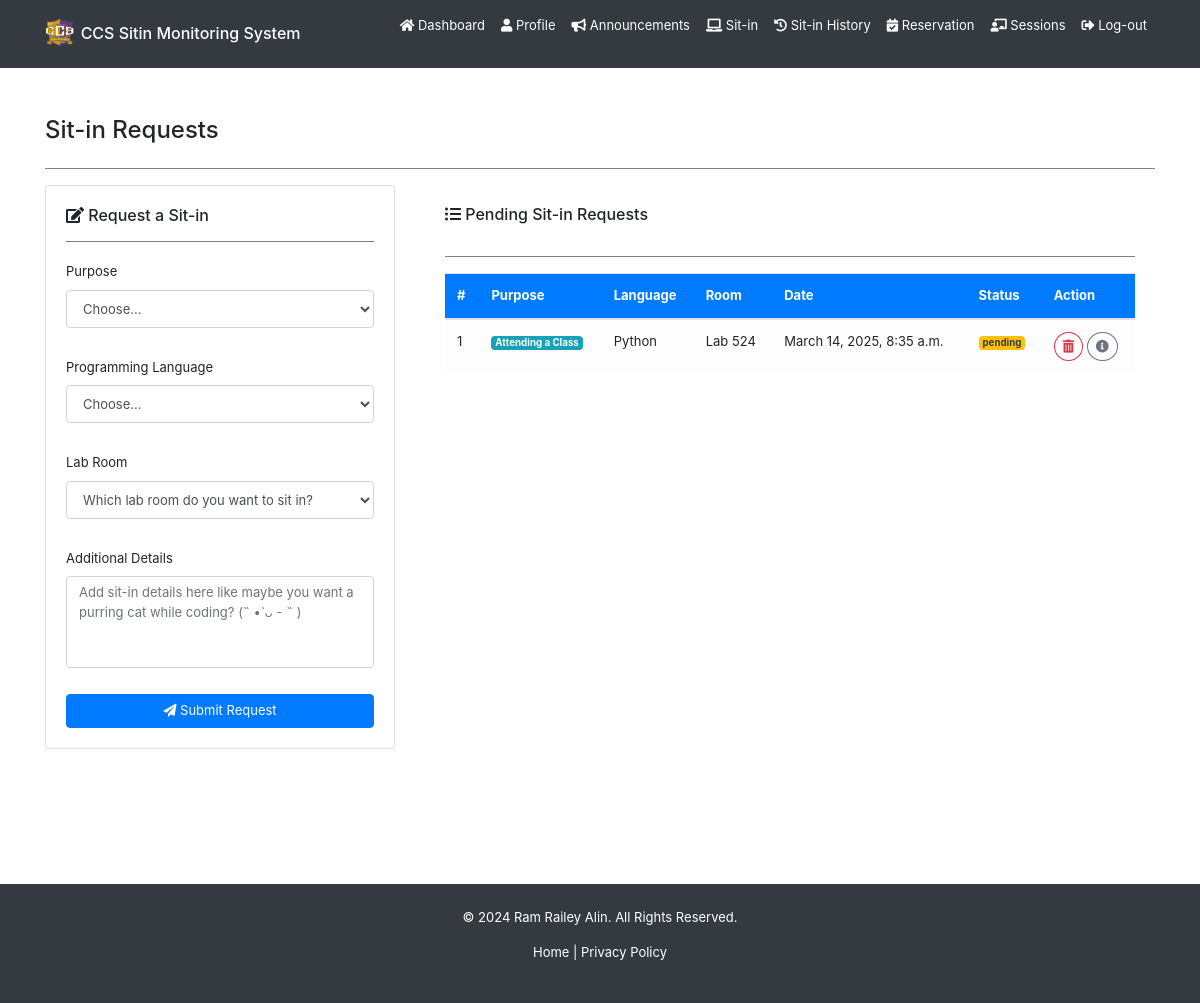
Before: /sitin/ (signed in) with the older database file.
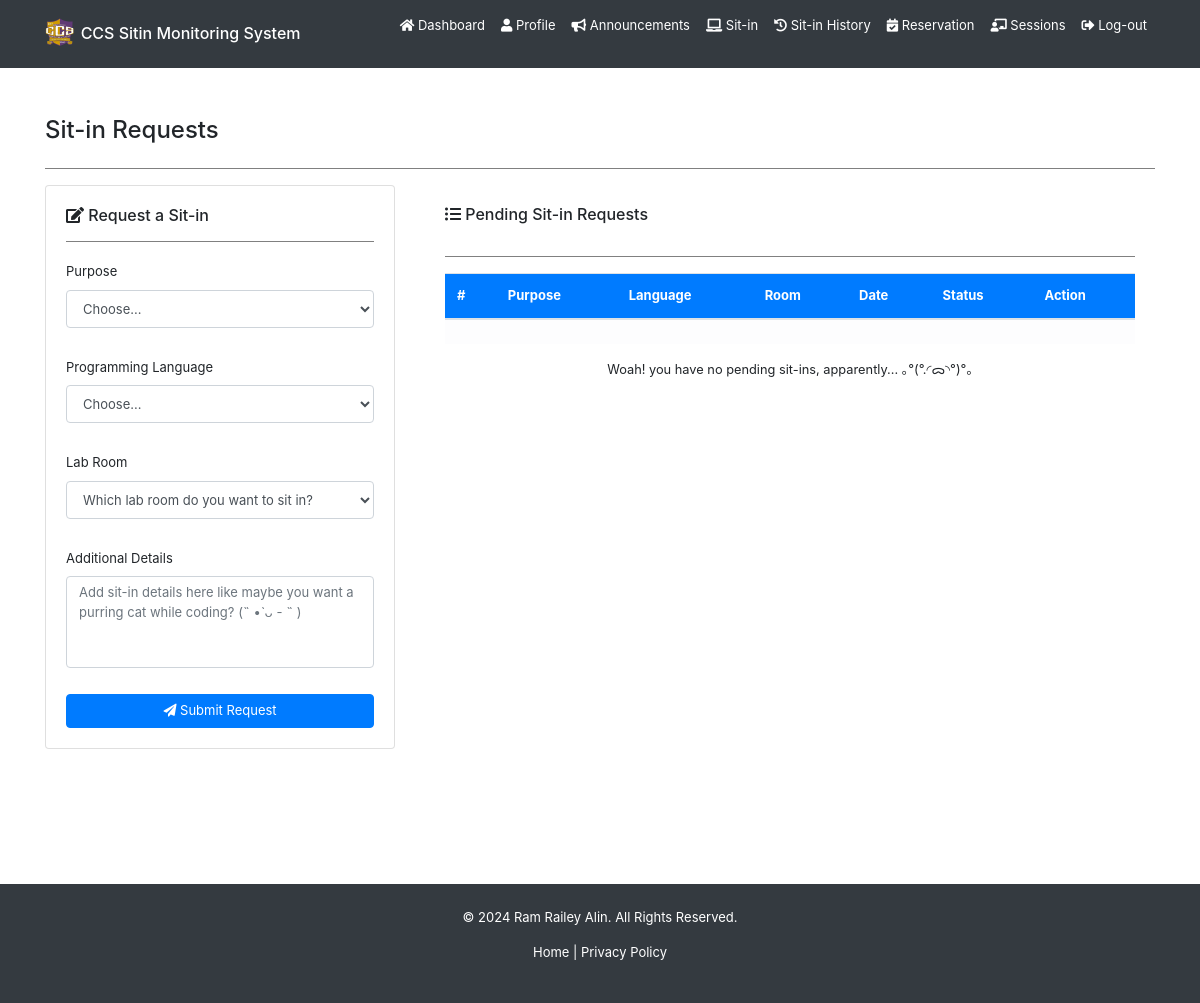
After: the same page with the newer database file.
### backend/models.py (models this page shows, shortened)
class Sitin(models.Model):
    purpose = models.CharField(max_length=255, choices=SITIN_PURPOSE_CHOICES, blank=True, null=True)
    programming_language = models.CharField(max_length=255, choices=PROGRAMMING_LANGUAGE_CHOICES, blank=True, null=True)
    lab_room = models.CharField(max_length=50, choices=LAB_ROOM_CHOICES, blank=True, null=True)
    sitin_details = models.TextField(blank=True, null=True)
    status = models.CharField(max_length=50, choices=SITIN_STATUS_CHOICES, blank=True, null=True) # pending, approved, denied
    date = models.DateTimeField(auto_now_add=True)
    sitin_date = models.DateTimeField(null=True, blank=True)
    logout_date = models.DateTimeField(null=True, blank=True)
    user = models.ForeignKey(User, on_delete=models.CASCADE)

### backend/views.py (the view, shortened to what this page needs)
# urls.py: path('sitin/', views.SitinHybridView.as_view(), name='user-sitin'),
class SitinHybridView(APIView):
    permission_classes = [IsAuthenticated]
    renderer_classes = [TemplateHTMLRenderer, JSONRenderer]
    template_name = 'backend/pages/sitin.html'
    def get(self, request, *args, **kwargs):
        sitins = Sitin.objects.filter(user=request.user, status="pending").order_by('-date')
        context = {
            'purpose_choices': SITIN_PURPOSE_CHOICES,
            'language_choices': PROGRAMMING_LANGUAGE_CHOICES,
            'room_choices': LAB_ROOM_CHOICES,
            'sitins': sitins
        }
        if request.accepted_renderer.format == 'html':
            return Response(context, template_name=self.template_name)
        serializer = SitinSerializer(sitins, many=True)
        print(serializer.data)
        return Response(serializer.data)

### backend/templates/backend/pages/sitin.html (shortened to what the changed rows need)
{% extends 'backend/base.html' %}
{% block content %}
<div class="container mt-5">
    <div id="sitin-body" class="row">
        <div class="col-lg-8 col-md-12 mb-4">
            <div class="card shadow-lg border-0">
                <div class="card-body">
                    <div class="table-responsive d-flex flex-column">
                        <table class="table table-hover align-middle">
                            <thead class="bg-primary text-white">
                                <tr>
                                    <th>#</th>
                                    <th>Purpose</th>
                                    <th>Language</th>
                                    <th>Room</th>
                                    <th>Date</th>
                                    <th>Status</th>
                                    <th>Action</th>
                                </tr>
                            </thead>
                            <tbody class="table-light">
                                {% if sitins %}
                                {% for sitin in sitins %}
                                <tr>
                                    <td>{{ forloop.counter }}</td>
                                    <td><span class="badge bg-info text-white">{{ sitin.purpose }}</span></td>
                                    <td>{{ sitin.programming_language }}</td>
                                    <td>Lab {{ sitin.lab_room }}</td>
                                    <td>{{ sitin.date }}</td>
                                    <td><span class="badge bg-warning text-dark">{{ sitin.status }}</span></td>
                                    <td>
                                        <button class="btn btn-sm btn-outline-danger rounded-circle" onclick="showConfirmDeleteModal('{{ sitin.id }}')">
                                            <i class="fas fa-trash-alt"></i>
                                        </button>
                                        <button class="btn btn-sm btn-outline-secondary rounded-circle rounded-circle-info" data-text="{{ sitin.sitin_details }}">
                                            <i class="fas fa-info-circle"></i>
                                        </button>
                                    </td>
                                </tr>
                                {% endfor %}
                                {% else %}
                                <tr>
                                    <td></td>
                                    <td></td>
                                    <td></td>
                                    <td></td>
                                    <td></td>
                                    <td></td>
                                    <td></td>
                                </tr>
                                {% endif %}
                            </tbody>
                        </table>
                        {% if sitins %}
                        {% else %}
                        <div class="small text-center">Woah! you have no pending sit-ins, apparently... ｡°(°.◜ᯅ◝°)°｡</div>
                        {% endif %}
                    </div>
                </div>
            </div>
        </div>
    </div>
</div>
{% endblock %}

Changed rows visible on the page:
removed Sitin: purpose "Attending a Class", programming_language "Python", lab_room "524", date "March 14, 2025, 8:35 a.m.", status "pending"
Other visible differences:
text now shown: "Woah! you have no pending sit-ins, apparently... ｡°(°.◜ᯅ◝°)°｡"
